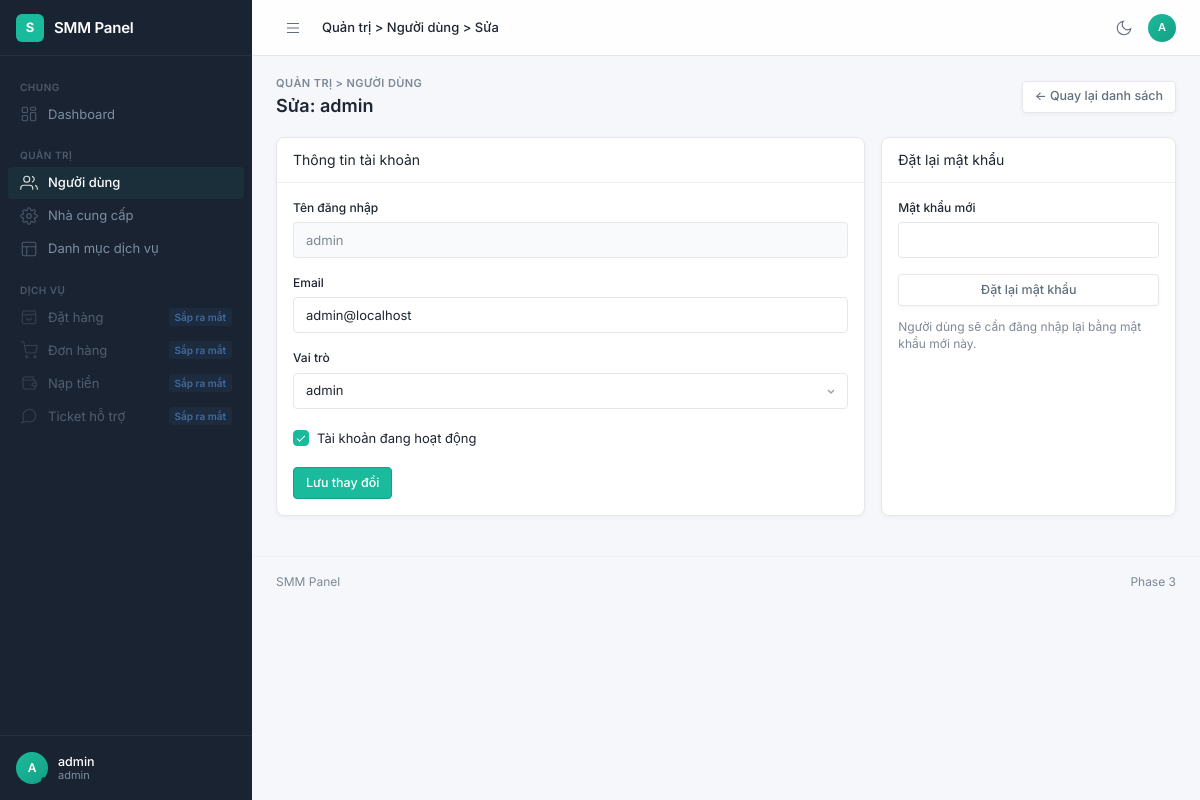
Page /admin/users/1/edit (signed in) on the committed database.
### app/modules/auth/models.py (models this page shows)
class User(Base):
    __tablename__ = "users"
    __table_args__ = (
        Index("ix_users_username", "username", unique=True),
        Index("ix_users_email", "email", unique=True),
        Index("ix_users_role", "role"),
    )
    id: Mapped[int] = mapped_column(Integer, primary_key=True, autoincrement=True)
    username: Mapped[str] = mapped_column(String(50), nullable=False)
    email: Mapped[str] = mapped_column(String(255), nullable=False)
    password_hash: Mapped[str] = mapped_column(String(255), nullable=False)
    role: Mapped[UserRole] = mapped_column(Enum(UserRole), nullable=False, default=UserRole.CLIENT)
    balance: Mapped[float] = mapped_column(default=0.0, nullable=False)
    is_active: Mapped[bool] = mapped_column(Boolean, default=True, nullable=False)
    api_key: Mapped[str | None] = mapped_column(String(64), unique=True, nullable=True)
    created_at: Mapped[datetime] = mapped_column(DateTime(timezone=True), default=_utcnow, nullable=False)
    updated_at: Mapped[datetime] = mapped_column(
        DateTime(timezone=True), default=_utcnow, onupdate=_utcnow, nullable=False
    )
    remember_tokens: Mapped[list["RememberToken"]] = relationship(
        back_populates="user", cascade="all, delete-orphan"
    )

### app/modules/users/routes.py (the view)
@router.get("/{target_id}/edit")
def edit_user_form(
    request: Request,
    target_id: int,
    current_user: User = Depends(require_admin),
    db: Session = Depends(get_db),
):
    service = UsersService(db)
    target = service.get_user(target_id)
    if target is None:
        return RedirectResponse(url="/admin/users", status_code=status.HTTP_302_FOUND)
    return templates.TemplateResponse(
        request,
        "users/form.html",
        {
            "user": current_user,
            "active_page": "users",
            "breadcrumb": "Quản trị > Người dùng > Sửa",
            "mode": "edit",
            "target": target,
            "error": None,
            "roles": list(UserRole),
            "csrf_token": request.session.get("csrf_token"),
        },
    )

### app/templates/users/form.html (shortened to what this page needs)
{% extends "layout_app.html" %}
{% block page_pretitle %}Quản trị > Người dùng{% endblock %}
{% block page_title %}{{ "Thêm người dùng" if mode == "create" else "Sửa: " + target.username }}{% endblock %}
{% block page_actions %}
<a href="/admin/users" class="btn btn-outline">← Quay lại danh sách</a>
{% endblock %}
{% block page_content %}
<div class="row col-8-4">
  <div class="card">
    <div class="card-header">{{ "Thông tin tài khoản mới" if mode == "create" else "Thông tin tài khoản" }}</div>
    <div class="card-body">
      <form method="post" action="{{ '/admin/users/new' if mode == 'create' else '/admin/users/' + target.id|string + '/edit' }}">
        {% if mode == "create" %}
        <div class="form-group">
          <label class="form-label" for="username">Tên đăng nhập</label>
          <input type="text" id="username" name="username" class="form-control" required minlength="3" maxlength="50"
                 pattern="[a-zA-Z0-9_.-]+" value="{{ form_username|default('') }}" autofocus>
        </div>
        {% else %}
        <div class="form-group">
          <label class="form-label">Tên đăng nhập</label>
          <input type="text" class="form-control" value="{{ target.username }}" disabled>
        </div>
        {% endif %}
        <div class="form-group">
          <label class="form-label" for="email">Email</label>
          <input type="email" id="email" name="email" class="form-control" required
                 value="{{ form_email if mode == 'create' else target.email }}">
        </div>
        <div class="form-group">
          <label class="form-label" for="role">Vai trò</label>
          <select id="role" name="role" class="form-control">
            {% for r in roles %}
            <option value="{{ r.value }}"
              {% if mode == "edit" and target.role.value == r.value %} selected{% endif %}>
              {{ r.value }}
            </option>
            {% endfor %}
          </select>
        </div>
        {% if mode == "edit" %}
        <div class="form-group">
          <label class="form-check">
            <input type="checkbox" name="is_active" value="true" {% if target.is_active %}checked{% endif %}>
            Tài khoản đang hoạt động
          </label>
        </div>
        {% endif %}
        <button type="submit" class="btn btn-primary">
          {{ "Tạo người dùng" if mode == "create" else "Lưu thay đổi" }}
        </button>
      </form>
    </div>
  </div>
  {% if mode == "edit" %}
  <div class="card">
    <div class="card-header">Đặt lại mật khẩu</div>
    <div class="card-body">
      <form method="post" action="/admin/users/{{ target.id }}/reset-password">
        <div class="form-group">
          <label class="form-label" for="new_password">Mật khẩu mới</label>
          <input type="password" id="new_password" name="new_password" class="form-control" required minlength="8" maxlength="128">
        </div>
        <button type="submit" class="btn btn-outline" style="width:100%;justify-content:center">Đặt lại mật khẩu</button>
      </form>
      <p style="font-size:12px;color:var(--text-muted);margin-top:12px;margin-bottom:0">
        Người dùng sẽ cần đăng nhập lại bằng mật khẩu mới này.
      </p>
    </div>
  </div>
  {% endif %}
</div>
{% endblock %}

### app/templates/partials/sidebar.html (shortened to what this page needs)
{% set role = user.role.value %}
<aside class="sidebar" aria-label="Điều hướng chính">
  <div class="sidebar-brand">
    <div class="brand-icon">S</div>
    <div class="brand-name">SMM Panel</div>
  </div>
  <nav class="sidebar-nav">
    <div class="nav-group">
      <div class="nav-label">Chung</div>
      <a class="nav-link{% if active_page == 'dashboard' %} active{% endif %}" href="/dashboard"{% if active_page == 'dashboard' %} aria-current="page"{% endif %}>
        <span class="nav-text">Dashboard</span>
      </a>
    </div>
    {% if role == "admin" %}
    <div class="nav-group">
      <div class="nav-label">Quản trị</div>
      <a class="nav-link{% if active_page == 'users' %} active{% endif %}" href="/admin/users"{% if active_page == 'users' %} aria-current="page"{% endif %}>
        <svg class="icon" width="18" height="18" viewBox="0 0 24 24" fill="none" stroke="currentColor" stroke-width="1.5"><path d="M17 21v-2a4 4 0 00-4-4H5a4 4 0 00-4 4v2"/><circle cx="9" cy="7" r="4"/><path d="M23 21v-2a4 4 0 00-3-3.87"/><path d="M16 3.13a4 4 0 010 7.75"/></svg>
        <span class="nav-text">Người dùng</span>
      </a>
      <a class="nav-link{% if active_page == 'providers' %} active{% endif %}" href="/admin/providers"{% if active_page == 'providers' %} aria-current="page"{% endif %}>
        <span class="nav-text">Nhà cung cấp</span>
      </a>
      <a class="nav-link{% if active_page == 'services' %} active{% endif %}" href="/admin/services"{% if active_page == 'services' %} aria-current="page"{% endif %}>
        <svg class="icon" width="18" height="18" viewBox="0 0 24 24" fill="none" stroke="currentColor" stroke-width="1.5"><rect x="3" y="3" width="18" height="18" rx="2"/><path d="M3 9h18M9 21V9"/></svg>
        <span class="nav-text">Danh mục dịch vụ</span>
      </a>
    </div>
    {% endif %}
    <div class="nav-group">
      <div class="nav-label">Dịch vụ</div>
      <span class="nav-link is-disabled" title="Sắp ra mắt">
        <svg class="icon" width="18" height="18" viewBox="0 0 24 24" fill="none" stroke="currentColor" stroke-width="1.5"><path d="M3 9l1-5h16l1 5M3 9v10a2 2 0 002 2h14a2 2 0 002-2V9M3 9h18"/><path d="M9 13a3 3 0 006 0"/></svg>
        <span class="nav-text">Đặt hàng</span>
        <span class="badge badge-blue">Sắp ra mắt</span>
      </span>
      <span class="nav-link is-disabled" title="Sắp ra mắt">
        <svg class="icon" width="18" height="18" viewBox="0 0 24 24" fill="none" stroke="currentColor" stroke-width="1.5"><circle cx="9" cy="21" r="1.5"/><circle cx="20" cy="21" r="1.5"/><path d="M1 1h4l2.7 13.4a2 2 0 002 1.6h9.7a2 2 0 002-1.6L23 6H6"/></svg>
        <span class="nav-text">Đơn hàng</span>
        <span class="badge badge-blue">Sắp ra mắt</span>
      </span>
      <span class="nav-link is-disabled" title="Sắp ra mắt">
        <svg class="icon" width="18" height="18" viewBox="0 0 24 24" fill="none" stroke="currentColor" stroke-width="1.5"><path d="M20 12V8H6a2 2 0 010-4h12v4"/><path d="M4 6v12a2 2 0 002 2h14v-4"/><path d="M18 12a2 2 0 000 4h4v-4z"/></svg>
        <span class="nav-text">Nạp tiền</span>
        <span class="badge badge-blue">Sắp ra mắt</span>
      </span>
      <span class="nav-link is-disabled" title="Sắp ra mắt">
        <svg class="icon" width="18" height="18" viewBox="0 0 24 24" fill="none" stroke="currentColor" stroke-width="1.5"><path d="M21 11.5a8.38 8.38 0 01-.9 3.8 8.5 8.5 0 01-7.6 4.7 8.38 8.38 0 01-3.8-.9L3 21l1.9-5.7a8.38 8.38 0 01-.9-3.8 8.5 8.5 0 014.7-7.6 8.38 8.38 0 013.8-.9h.5a8.48 8.48 0 018 8v.5z"/></svg>
        <span class="nav-text">Ticket hỗ trợ</span>
        <span class="badge badge-blue">Sắp ra mắt</span>
      </span>
    </div>
  </nav>
  <div class="sidebar-footer">
    <div class="sidebar-user">
      <div class="avatar">{{ user.username[0]|upper }}<span class="online"></span></div>
      <div class="sidebar-user-info">
        <div class="name">{{ user.username }}</div>
        <div class="role">{{ role }}</div>
      </div>
    </div>
  </div>
</aside>

### app/templates/partials/topbar.html (shortened to what this page needs)
<header class="topbar">
  <div class="topbar-left">
    <button class="sidebar-toggle" type="button" aria-label="Đóng/mở menu" aria-controls="sidebar" aria-expanded="false">
      <svg width="20" height="20" viewBox="0 0 24 24" fill="none" stroke="currentColor" stroke-width="1.5" aria-hidden="true"><path d="M4 6h16M4 12h16M4 18h16"/></svg>
    </button>
    <nav class="breadcrumb" aria-label="Breadcrumb">
      <span class="current" aria-current="page">{{ breadcrumb|default("Home") }}</span>
    </nav>
  </div>
  <div class="topbar-right">
    <button class="tb-btn theme-toggle" type="button" title="Đổi giao diện sáng/tối" aria-label="Đổi giao diện sáng/tối" aria-pressed="false">
      <svg class="theme-icon-dark" width="18" height="18" viewBox="0 0 24 24" fill="none" stroke="currentColor" stroke-width="1.5" aria-hidden="true"><path d="M21 12.79A9 9 0 1 1 11.21 3 7 7 0 0 0 21 12.79z"/></svg>
    </button>
    <div class="simple-dropdown">
      <button class="tb-avatar" type="button" data-dropdown-toggle aria-label="Menu tài khoản" aria-haspopup="menu">
        {{ user.username[0]|upper }}
      </button>
    </div>
  </div>
</header>

### app/static/gentelella/css/panel-extra.css (style rules this page uses)
.simple-dropdown { position: relative; display: inline-block; }
.nav-link.is-disabled { cursor: not-allowed; opacity: 0.55; }

### rows in the picture
User: username "A", username "admin", username "Sửa: admin", email "admin@localhost", role "admin", is_active "☑"

### other values in the picture
{{ role }} "admin"
{{ breadcrumb|default("Home") }} "Quản trị > Người dùng > Sửa"
{{ "Tạo người dùng" if mode == "create" else "Lưu thay đổi" }} "Lưu thay đổi"
{{ current_phase|default(3) }} "3"
